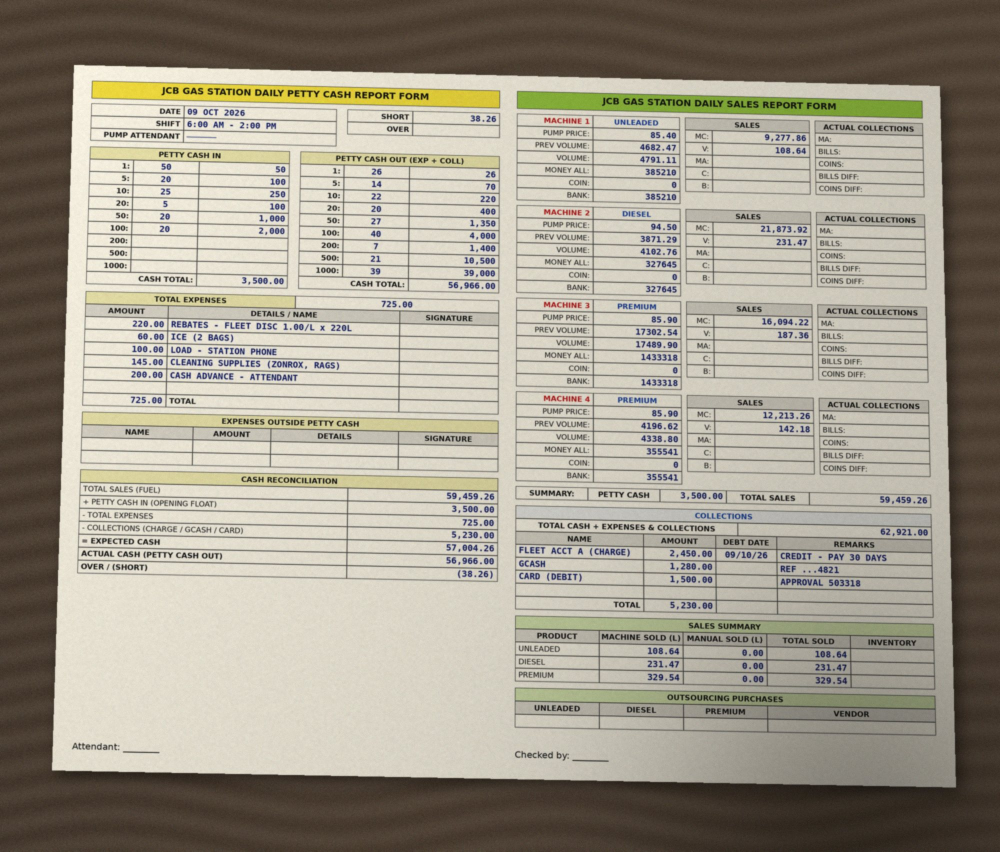
#> input picture samples/closing_sheet_photo.jpg, 2000 x 1703 px (shown at 1/2 size)
$ python -i make_slip.py   (imports and definitions only)
#> lines starting #> are read from the running program, lines starting #| are printed output that depends on the picture; after the words box and inside, x2 and y2 are one past the last pixel; in counts of white or black regions, pixels touching at a corner belong together
#> further down, picture is the input picture: PIL image 2000x1703 RGB; mean R, G, B 161.7, 155.4, 140.9
"""Generate the SYNTHETIC Shift Closing Slip images (requires Pillow).

- docs/closing_slip_template.png   blank slip (same layout as static/closing_slip_template.html)
- samples/closing_slip_clean.png   filled, flat scan
- samples/closing_slip_photo.jpg   filled, phone-photo style (tilt, shadow, slight blur)
- samples/closing_slip_answer.json what a correct read must return

The filled numbers are made up and fit the Demo Day flow (DEMO_SCRIPT.md): python3 seed.py --demo-empty, then
the three sale photos (the seeded Premium logbook batch, sample sales, is already in the shift). With the slip the
Cash Check expects P39,219.55 and P39,169.55 was counted: SHORT P50.00.
"""
import json
import os
import random

from PIL import Image, ImageDraw, ImageFilter, ImageFont

HERE = os.path.dirname(os.path.abspath(__file__))
DOCS = os.path.join(os.path.dirname(HERE), "docs")
SANS_B = "/usr/share/fonts/truetype/dejavu/DejaVuSans-Bold.ttf"
SANS = "/usr/share/fonts/truetype/dejavu/DejaVuSans.ttf"
MONO_B = "/usr/share/fonts/truetype/dejavu/DejaVuSansMono-Bold.ttf"
INK = (15, 35, 120)  # dark blue pen

FILLED = {
    "date": "09 OCT 2026",
    "shift": "6AM - 2PM",
    "opening_float": "1,000.00",
    "expenses": [("ICE AND WATER", "60.00"), ("NOZZLE O-RING", "350.00")],
    "discounts": "20.00",
    "credits": [("MANG BEN - DIESEL", "945.00")],
    "gcash": "500.00",
    "card": "300.00",
    "cash_counted": "39,169.55",
}
ANSWER = {
    "_note": "Synthetic sample (made-up numbers) for the Demo Day flow in DEMO_SCRIPT.md (python3 seed.py --demo-empty, "
             "which seeds a Premium logbook batch of SAMPLE sales, 413.5 L = 35,519.65; then the 3 sale photos). "
             "Prices: real JCB pump prices as of Oct 9, 2026. Expected cash: 1,000 float + 40,394.55 gross "
             "(35,519.65 Premium sample sales + 1,417.50 + 512.40 + 2,000.00 + Mang Ben's 945.00 credit = 10 L diesel "
             "at 94.50) - 20 discount - 945 credit - 410 expenses - 800 GCash/card = 39,219.55; counted 39,169.55 -> "
             "SHORT 50.00.",
    "date": "09 OCT 2026", "shift": "6AM - 2PM", "opening_float": "1000.00",
    "expenses": [{"description": "Ice and water", "amount_pesos": "60.00"},
                 {"description": "Nozzle o-ring", "amount_pesos": "350.00"}],
    "expenses_total": "410.00", "discounts": "20.00",
    "credits": [{"customer": "Mang Ben", "fuel_type": "Diesel", "amount_pesos": "945.00"}],
    "credit_total": "945.00", "gcash": "500.00", "card": "300.00", "noncash": "800.00", "cash_counted": "39169.55",
}

W, ROW = 1000, 84
X0, XV0, XV1 = 60, 600, 940  # label x, value line from..to


def f(path, size):
    return ImageFont.truetype(path, size)


# [55 lines left out: function draw_slip, not called in this run]


def phone_photo(im):
    random.seed(7)
    pad = 120
    bg = Image.new("RGB", (im.width + 2 * pad, im.height + 2 * pad), (92, 70, 52))  # wooden counter
    noise = Image.effect_noise(bg.size, 18).convert("RGB")
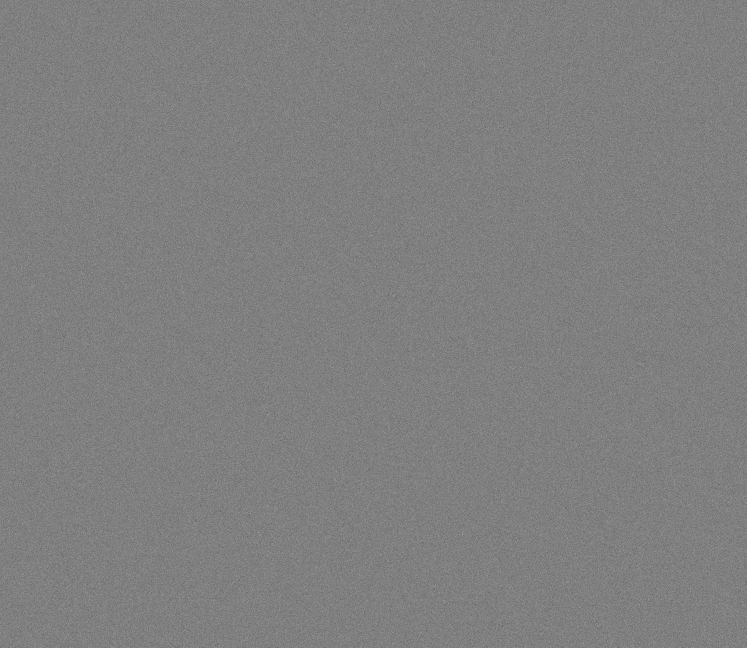
#> noise: PIL image 2240x1943 RGB (shown at 1/3 size); min 32, max 218, mean 127.5
    bg = Image.blend(bg, noise, 0.12)
    paper = im.convert("RGBA")
    shadow = Image.new("RGBA", bg.size, (0, 0, 0, 0))
#> shadow: PIL image 2240x1943 RGBA; every value is 0
    ImageDraw.Draw(shadow).rectangle([pad + 18, pad + 24, pad + im.width + 18, pad + im.height + 24],
                                     fill=(0, 0, 0, 120))
    shadow = shadow.filter(ImageFilter.GaussianBlur(18))
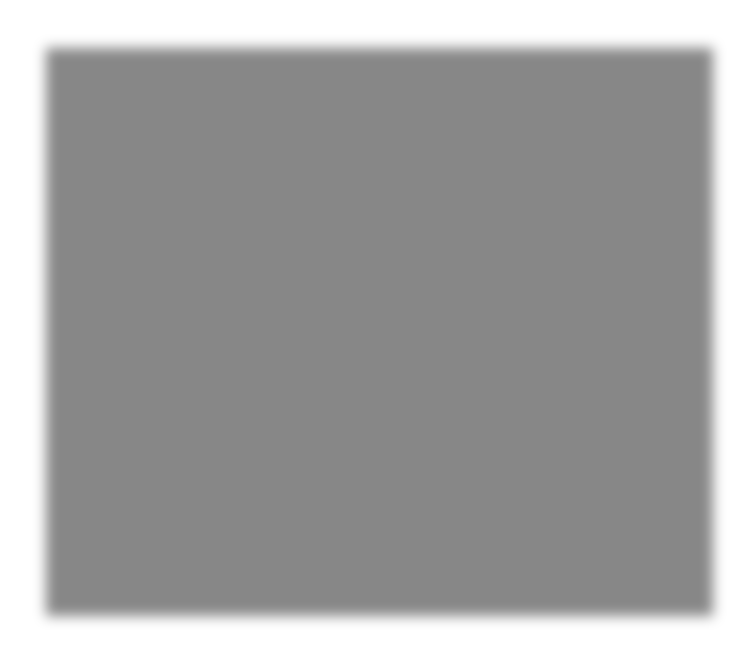
#> shadow: PIL image 2240x1943 RGBA (shown at 1/3 size); mean R, G, B, A 0, 0, 0, 94; transparent parts drawn white
    bg = Image.alpha_composite(bg.convert("RGBA"), shadow)
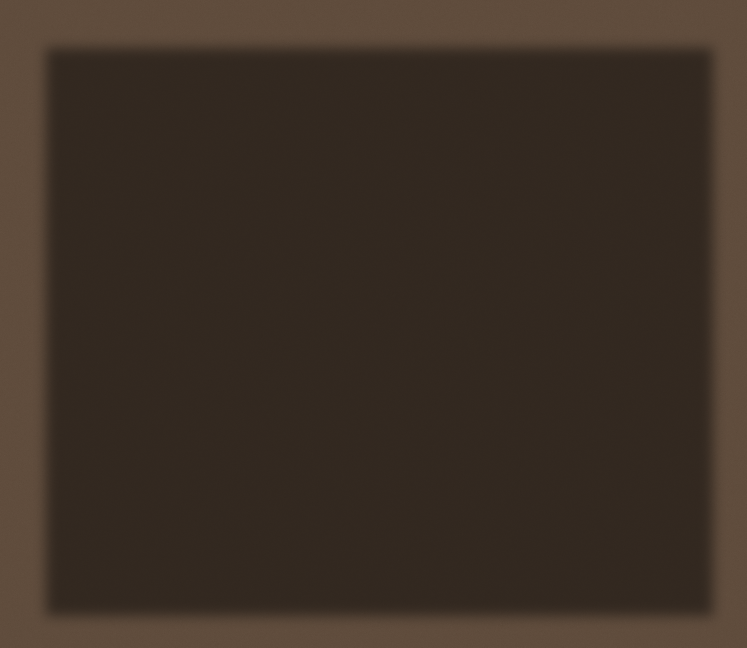
#> bg: PIL image 2240x1943 RGBA (shown at 1/3 size); mean R, G, B, A 60.4, 48.2, 38.2, 255
    bg.alpha_composite(paper, (pad, pad))
    # soft shadow of the phone/hand across the lower-left part of the slip
    shade = Image.new("L", bg.size, 0)
#> shade: PIL image 2240x1943 L; every value is 0
    ImageDraw.Draw(shade).ellipse([-bg.width // 2, bg.height // 2, bg.width // 2, bg.height * 3 // 2], fill=55)
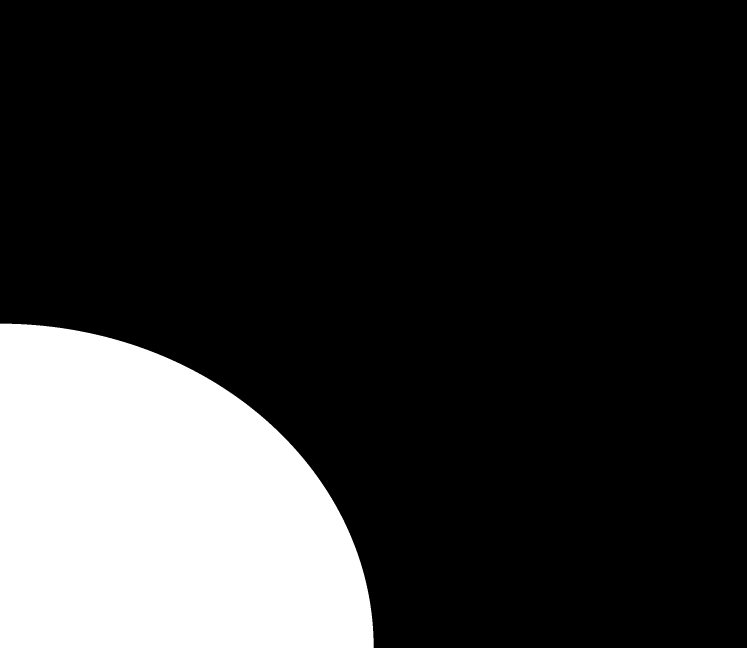
#> shade: PIL image 2240x1943 L (shown at 1/3 size); values 0 (black) and 55 (white), 19.7% white; 1 white region, box (x1, y1, x2, y2) and area: (0, 971, 1121, 1943) 855807
    shade = shade.filter(ImageFilter.GaussianBlur(120))
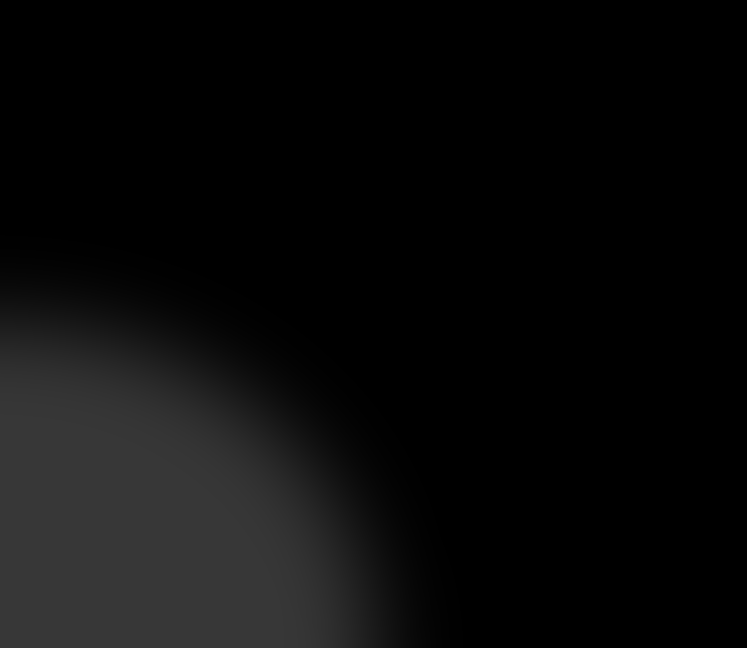
#> shade: PIL image 2240x1943 L (shown at 1/3 size); min 0, max 55, mean 10.8
    dark = Image.new("RGBA", bg.size, (0, 0, 0, 255))
    dark.putalpha(shade)
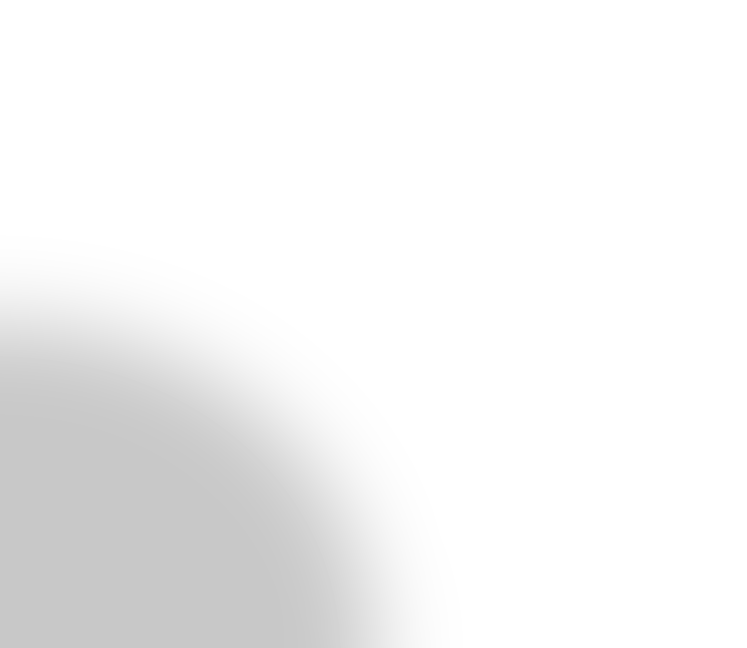
#> dark: PIL image 2240x1943 RGBA (shown at 1/3 size); mean R, G, B, A 0, 0, 0, 10.8; transparent parts drawn white
    bg = Image.alpha_composite(bg, dark).convert("RGB")
#> bg: PIL image 2240x1943 RGB
    bg = bg.rotate(-2.2, resample=Image.BICUBIC, expand=False, fillcolor=(92, 70, 52))
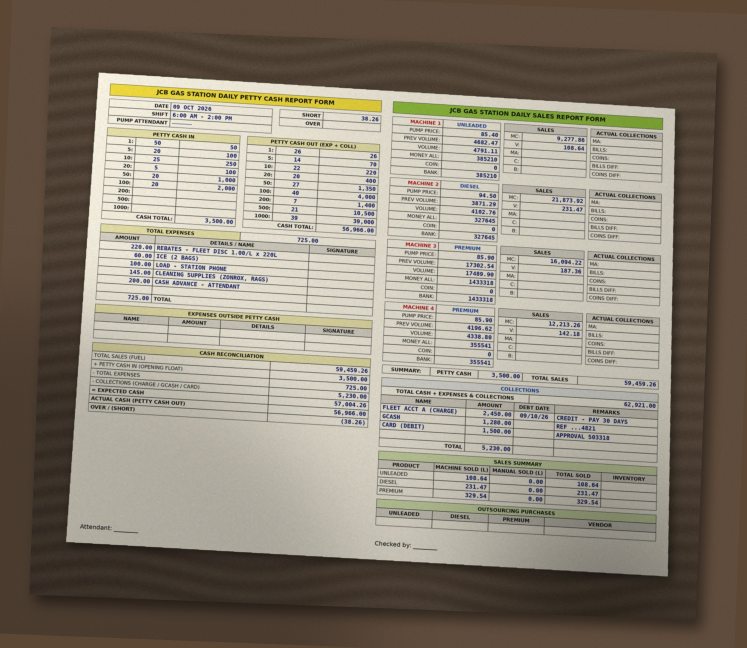
#> bg: PIL image 2240x1943 RGB (shown at 1/3 size); mean R, G, B 139.8, 131.3, 117.2
    bg = bg.filter(ImageFilter.GaussianBlur(0.9))
    k = 1200 / bg.width
#> k = 0.536
    return bg.resize((1200, int(bg.height * k)), Image.LANCZOS)


# [10 lines not run here, left out]

>>> from PIL import Image
>>> picture = Image.open('closing_sheet_photo.jpg')
>>> result = phone_photo(picture)

$ run again, on samples/closing_sheet_clean.png
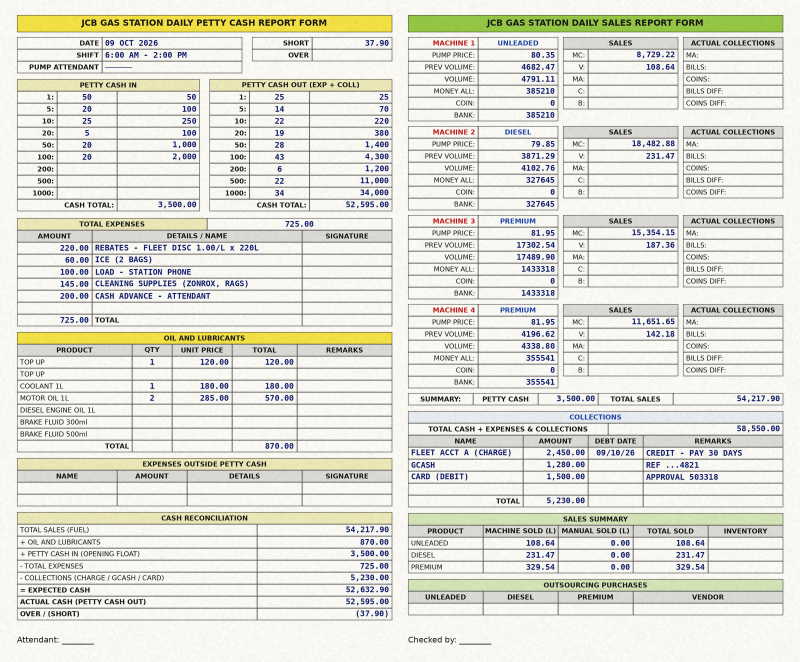
#> input picture samples/closing_sheet_clean.png, 1600 x 1324 px (shown at 1/2 size)
#> picture is the input picture: PIL image 1600x1324 RGB; mean R, G, B 224.9, 223.8, 214.3
#> in phone_photo, `shadow = shadow.filter(ImageFilter.GaussianBlur(18))`:
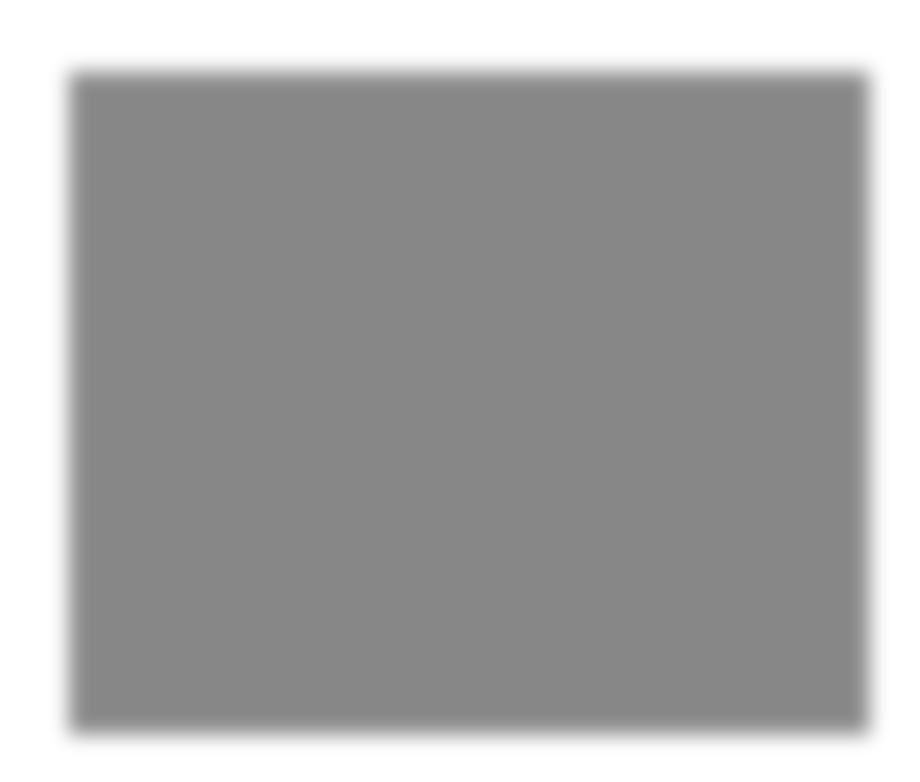
#> shadow: PIL image 1840x1564 RGBA (shown at 1/2 size); mean R, G, B, A 0, 0, 0, 88.5; transparent parts drawn white
#> in phone_photo, `return bg.resize((1200, int(bg.height * k)), Image.LANCZOS)`:
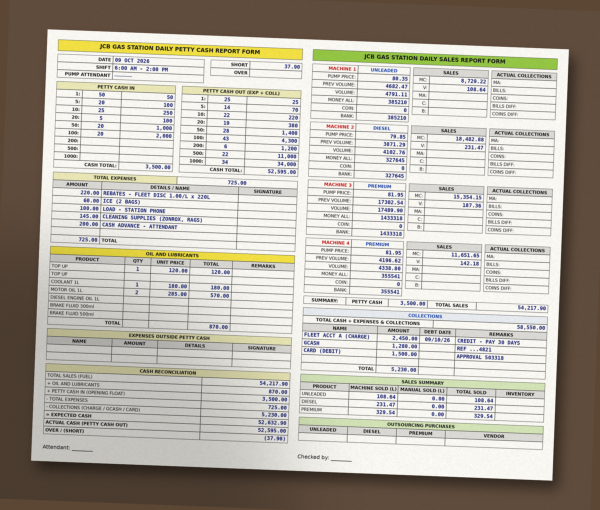
#> returned value: PIL image 1200x1020 RGB (shown at 1/2 size); mean R, G, B 181.3, 175.8, 165.4

$ run again, on samples/meter_premium.png
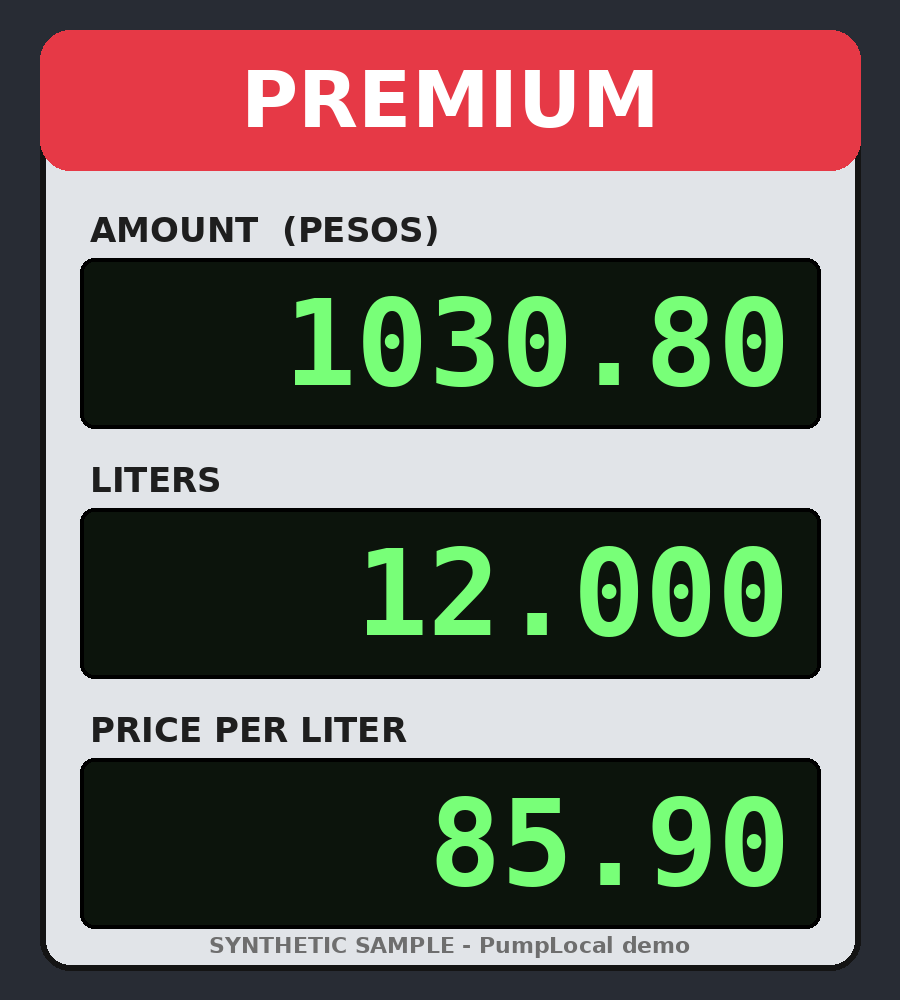
#> input picture samples/meter_premium.png, 900 x 1000 px
#> picture is the input picture: PIL image 900x1000 RGB; mean R, G, B 109.4, 101, 94.9
#> in phone_photo, `bg = Image.alpha_composite(bg.convert("RGBA"), shadow)`:
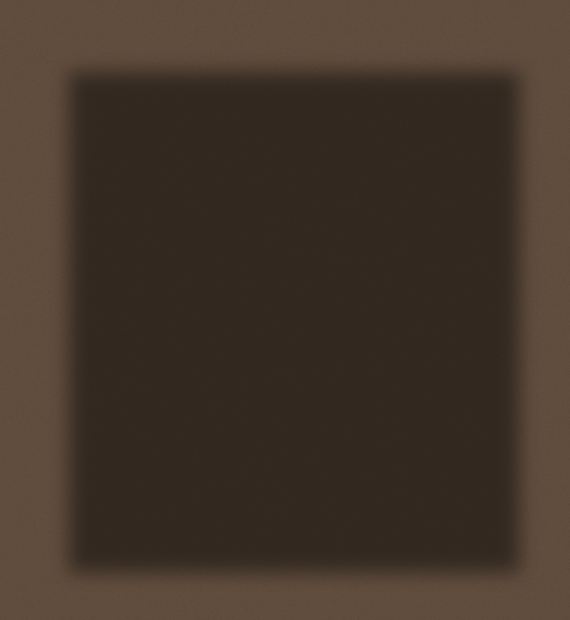
#> bg: PIL image 1140x1240 RGBA (shown at 1/2 size); mean R, G, B, A 67, 53.5, 42.4, 255
#> in phone_photo, `return bg.resize((1200, int(bg.height * k)), Image.LANCZOS)`:
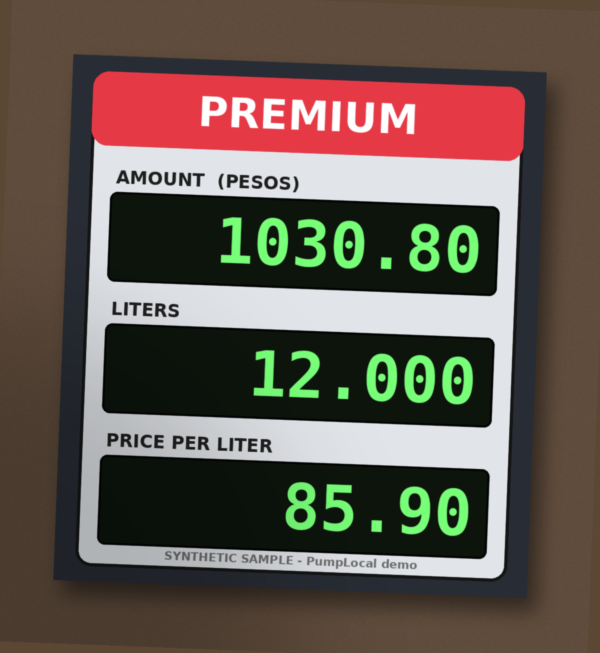
#> returned value: PIL image 1200x1305 RGB (shown at 1/2 size); mean R, G, B 99.3, 87.3, 78.2
